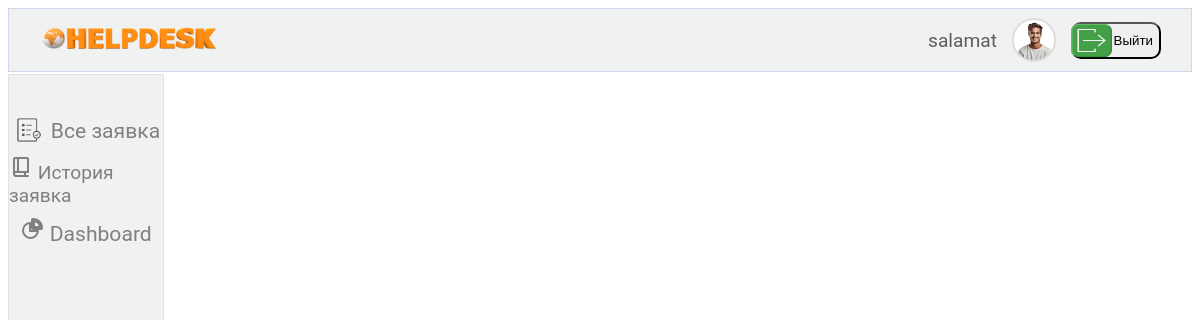
The page /users/support/ (signed in) on the database its author committed.
### users/models.py (models this page shows, shortened)
class User(AbstractUser):
    class Roles(models.TextChoices):
        CLIENT = 'client', 'Клиент'
        SUPPORT = 'support', 'Сотрудник поддержки'
        ADMIN = 'admin', 'Администратор'
    role = models.CharField(max_length=10, choices=Roles.choices, default=Roles.CLIENT)
    photo = models.ImageField(upload_to='users/%Y/%m/%d', null=True, blank=True, verbose_name='Фотография')
    birth_date = models.DateField(blank=True, null=True, verbose_name='Дата рождения')
    ONLINE_THRESHOLD = timedelta(minutes=15)

### users/views.py (the view)
# urls.py: path('support/', views.support_dashboard, name='support_dashboard'),
@login_required
@role_required(User.Roles.SUPPORT, User.Roles.ADMIN)  # админ тоже может видеть
def support_dashboard(request):
    return render(request, 'users/support_dashboard.html')

### users/templates/users/support_dashboard.html (shortened to what this page needs)
{% extends "helpdeskside/base.html" %}
{% load static %}
{% block content %}
<div class="employee-page">
    <header class="main-header-top-for-support">
        <nav class="navbar-for-support">
            <a href="{% url 'helpdeskside:home' %}"><img src="/static/images/helpdesk.png" width="180" height="120"
                                                         style="margin-top: 10px"></a>
            <aside class="users-autenticate">
                {% if user.is_authenticated %}
                <a href="{% url 'users:profile'%}" class="users-information">{{ user.username }}</a>
                {% if user.photo %}
                <img src="{{ user.photo.url }}" alt="{{ user.username }}" class="user-avatar">
                {% else %}
                <img src="{% static 'images/default-avatar.png' %}" alt="{{ user.username }}" class="user-avatar">
                {% endif %}
                <div class="logout-side">
                    <form method="post" action="{% url 'users:logout' %}">
                        <button type="submit" class="logout-btn"><img src="/static/images/logout4.png"
                                                                      style="margin-left: -10px" width="80px"
                                                                      height="37px">Выйти
                        </button>
                    </form>
                </div>
                {% else %}
                <a href="{% url 'users:login' %}" class="users-information">Войти</a>
                <a href="{% url 'users:register' %}" class="users-information">Регистрация</a>
                {% endif %}
            </aside>
        </nav>
    </header>
    <main class="employee-page-inner">
        <aside class="employee-ticket-row">
            <div class="employee-ticket-row-inner">
                <img src="/static/images/all-orders.png" style="height: 30px" class="employee-ticket-row-img">
                <a href="{% url 'helpdeskside:all_tickets' %}" class="employee-ticket-url">Все заявка</a>
            </div>
            <a href="{% url 'helpdeskside:history_tickets' %}" class="history-ticket-url">
                История заявка</a>
            <a href="{% url 'helpdeskside:dashboard_statistics' %}" class="employee-ticket-url">
                Dashboard</a>
        </aside>
        <div class="employee-ticket-inform">
        </div>
    </main>
</div>
{% endblock %}

### helpdeskside/static/CSS.css (style rules this page uses)
body { font-family: 'Roboto', sans-serif; }
a { text-decoration: none; }
.employee-page { display: flex; flex-direction: column; gap: 2px; }
.employee-ticket-row { width: 15%; display: flex; flex-direction: column; align-items: center; gap: 10px; min-height: 100vh; background-color: #f0f1f1; font-size: 1.2em; border: 1px solid #e0e2e3; }
.employee-ticket-row-inner { display: flex; flex-direction: row; align-items: center; gap: 5px; margin-top: 40px; }
.employee-ticket-row-img { background-color: gray; }
.employee-page-inner { width: 100%; display: flex; flex-direction: row; }
.employee-ticket-inform { width: 100%; }
.employee-ticket-url { font-size: 1.1em; color: gray; }
.navbar-for-support { height: 60px; display: flex; flex-direction: row; align-items: center; justify-content: space-between; padding: 1px 30px 1px 30px; background-color: #f0f1f1; border: 1px solid #d5d5ec; }
.users-autenticate { display: flex; flex-direction: row; align-items: center; gap: 15px; }
.users-information { color: #605b5b; text-decoration: none; font-size: 1.2em; }
.user-avatar { width: 40px; height: 40px; border-radius: 50%; object-fit: cover; border: 2px solid #ddd; }
.logout-btn { width: 90px; height: 37px; display: flex; flex-direction: row; align-items: center; border-radius: 10px; }
.history-ticket-url { color: gray; }

### rows shown on the page
User: username "salamat", photo (picture)
